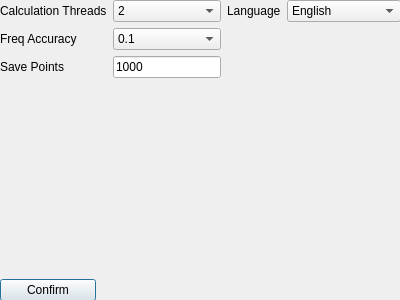
<?xml version="1.0" encoding="UTF-8"?>
<ui version="4.0">
 <class>SSettingDialog</class>
 <widget class="QDialog" name="SSettingDialog">
  <property name="geometry">
   <rect>
    <x>0</x>
    <y>0</y>
    <width>400</width>
    <height>300</height>
   </rect>
  </property>
  <property name="minimumSize">
   <size>
    <width>400</width>
    <height>300</height>
   </size>
  </property>
  <property name="baseSize">
   <size>
    <width>800</width>
    <height>600</height>
   </size>
  </property>
  <property name="windowTitle">
   <string>Settings</string>
  </property>
  <widget class="QWidget" name="gridLayoutWidget">
   <property name="geometry">
    <rect>
     <x>0</x>
     <y>0</y>
     <width>401</width>
     <height>301</height>
    </rect>
   </property>
   <layout class="QGridLayout" name="gridLayout">
    <item row="2" column="0">
     <widget class="QPushButton" name="UI_PB_CONFIRM">
      <property name="maximumSize">
       <size>
        <width>96</width>
        <height>16777215</height>
       </size>
      </property>
      <property name="text">
       <string>Confirm</string>
      </property>
     </widget>
    </item>
    <item row="0" column="1">
     <layout class="QFormLayout" name="formLayout_3">
      <item row="0" column="0">
       <widget class="QLabel" name="label_4">
        <property name="minimumSize">
         <size>
          <width>54</width>
          <height>0</height>
         </size>
        </property>
        <property name="text">
         <string>Language</string>
        </property>
       </widget>
      </item>
      <item row="0" column="1">
       <widget class="QComboBox" name="UI_CB_LANG">
        <property name="minimumSize">
         <size>
          <width>72</width>
          <height>0</height>
         </size>
        </property>
        <item>
         <property name="text">
          <string>English</string>
         </property>
        </item>
        <item>
         <property name="text">
          <string>中文</string>
         </property>
        </item>
       </widget>
      </item>
     </layout>
    </item>
    <item row="0" column="0">
     <layout class="QFormLayout" name="formLayout">
      <item row="0" column="0">
       <widget class="QLabel" name="label">
        <property name="text">
         <string>Calculation Threads</string>
        </property>
       </widget>
      </item>
      <item row="0" column="1">
       <widget class="QComboBox" name="UI_CB_THREADS">
        <property name="sizePolicy">
         <sizepolicy hsizetype="Preferred" vsizetype="Preferred">
          <horstretch>0</horstretch>
          <verstretch>0</verstretch>
         </sizepolicy>
        </property>
        <property name="maximumSize">
         <size>
          <width>16777215</width>
          <height>16777215</height>
         </size>
        </property>
        <item>
         <property name="text">
          <string>2</string>
         </property>
        </item>
        <item>
         <property name="text">
          <string>4</string>
         </property>
        </item>
        <item>
         <property name="text">
          <string>6</string>
         </property>
        </item>
        <item>
         <property name="text">
          <string>8</string>
         </property>
        </item>
        <item>
         <property name="text">
          <string>12</string>
         </property>
        </item>
        <item>
         <property name="text">
          <string>16</string>
         </property>
        </item>
       </widget>
      </item>
      <item row="1" column="0">
       <widget class="QLabel" name="label_2">
        <property name="text">
         <string>Freq Accuracy</string>
        </property>
       </widget>
      </item>
      <item row="1" column="1">
       <widget class="QComboBox" name="UI_CB_FREQ_ACCURACY">
        <property name="sizePolicy">
         <sizepolicy hsizetype="Preferred" vsizetype="Preferred">
          <horstretch>0</horstretch>
          <verstretch>0</verstretch>
         </sizepolicy>
        </property>
        <property name="maximumSize">
         <size>
          <width>16777215</width>
          <height>16777215</height>
         </size>
        </property>
        <item>
         <property name="text">
          <string>0.1</string>
         </property>
        </item>
        <item>
         <property name="text">
          <string>0.01</string>
         </property>
        </item>
        <item>
         <property name="text">
          <string>0.001</string>
         </property>
        </item>
       </widget>
      </item>
      <item row="2" column="0">
       <widget class="QLabel" name="label_3">
        <property name="text">
         <string>Save Points</string>
        </property>
       </widget>
      </item>
      <item row="2" column="1">
       <widget class="QLineEdit" name="UI_LE_SAVEPTS">
        <property name="sizePolicy">
         <sizepolicy hsizetype="Preferred" vsizetype="Preferred">
          <horstretch>0</horstretch>
          <verstretch>0</verstretch>
         </sizepolicy>
        </property>
        <property name="maximumSize">
         <size>
          <width>16777215</width>
          <height>16777215</height>
         </size>
        </property>
        <property name="text">
         <string>1000</string>
        </property>
       </widget>
      </item>
     </layout>
    </item>
   </layout>
  </widget>
 </widget>
 <resources/>
 <connections/>
</ui>
